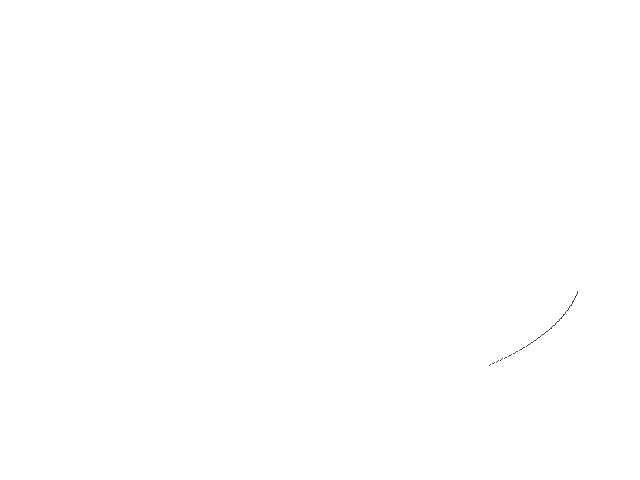
Frame 1 (no input)
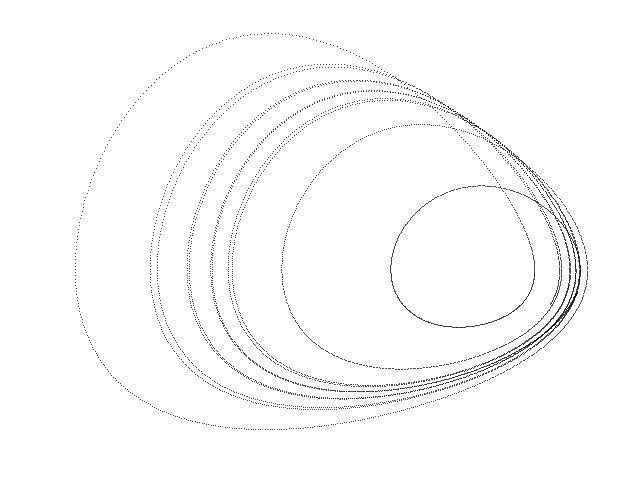
Frame 60 (the mouse pressed at the canvas centre just before this capture)
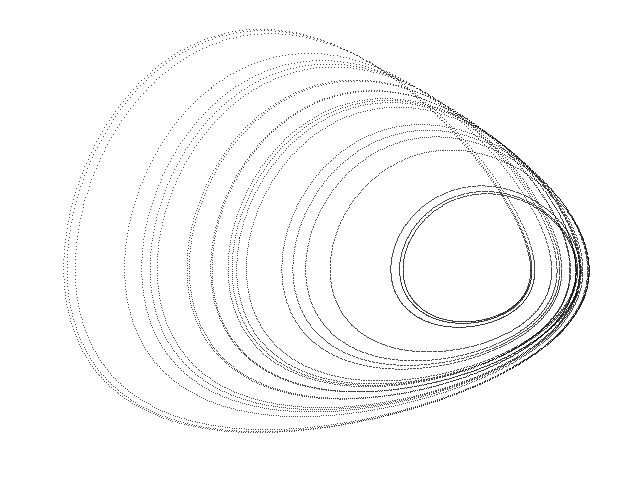
Frame 120 (the mouse held since frame 60 and released just before this capture)

The Processing sketch that drew these frames (run headless with seeded random() and noise(); from frame 60 on, the mouse is pressed at the canvas centre):

// Processing sketch: Sprott_Linz_I
// ── Sprott_Linz_I.pde
// Sprott-Linz I chaotic attractor //

  float x = 0.1;
  float y = 0.1;
  float z = 0.1;
  float dt = 0.02;
  float a = -0.2;


void setup() {
  
  size(640, 480);
  background(255);
  
}

void draw() {
  
  for (int i=0; i<100; i++) {
    
    float nx = x;
    float ny = y;
    float nz = z;
    
    x = nx + dt * (a * ny);
    y = ny + dt * (nx + nz);
    z = nz + dt * (nx + pow(ny, 2.0) - nz); 
  
    point(500 + (780 * x), 270 + (210 * y));
        
  }

}
